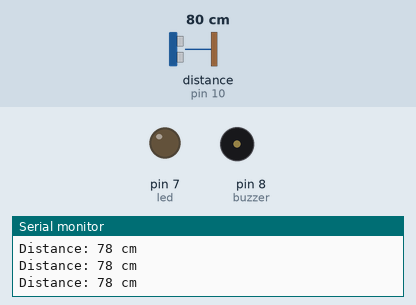
This sketch was run on a simulated Arduino Uno, built with avr-gcc and run on an emulated ATmega328P. Shown: output pins drawn as LEDs (lit = HIGH), buzzer (waves = sounding, pin HIGH), the last lines printed to the serial monitor. Wiring (inferred from the names in the program): ultrasonic range finder: trigger pin 9; echo pin 10. Inputs (shaded band) come from the test bench; at power-on: distance to the obstacle (sensor on pin 10) 80 cm. The echo pulse lasts 58.3 µs per cm; pins used as bus, display or sensor lines are not drawn.

Above: at 1.2 s.
1.3 s: distance to the obstacle (sensor on pin 10) set to 23 cm
2.8 s: distance to the obstacle (sensor on pin 10) set to 19 cm
At 3.6 s:
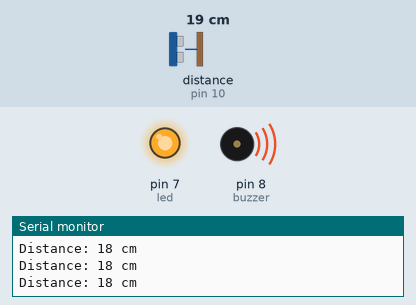
4.3 s: distance to the obstacle (sensor on pin 10) set to 35 cm
At 5.4 s:
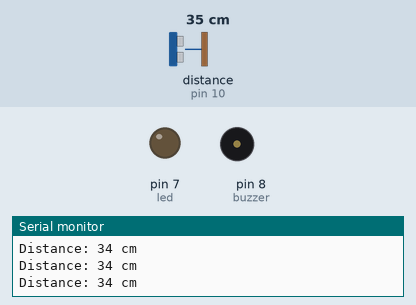
5.9 s: distance to the obstacle (sensor on pin 10) set to 2 cm
At 7.4 s:
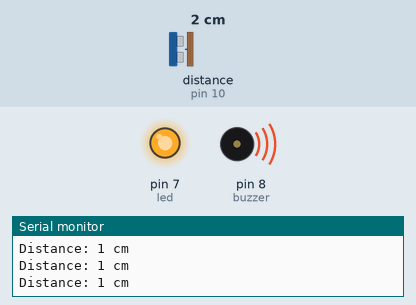
Timing chart, 0 to 8.5 s (numbered marks = the images above; inputs shaded):
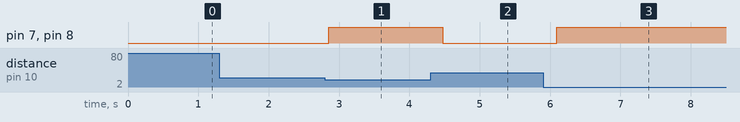

Measured:
- the behaviour switches between 22 and 21 cm on distance to the obstacle (sensor on pin 10) (found by bisection; images 0 and 1)
- after the input at 2.8 s, pin 7 (led), pin 8 (buzzer): LOW → HIGH after 0.05 s
- after the input at 4.3 s, pin 7 (led), pin 8 (buzzer): HIGH → LOW after 0.17 s
- after the input at 5.9 s, pin 7 (led), pin 8 (buzzer): LOW → HIGH after 0.19 s

The sketch:

SmartSecuritySystem.ino
```cpp
// Arduino Smart Security System using HC-SR04

const int trigPin = 9;
const int echoPin = 10;
const int buzzer = 8;
const int led = 7;

long duration;
int distance;

void setup() {
  pinMode(trigPin, OUTPUT);
  pinMode(echoPin, INPUT);
  pinMode(buzzer, OUTPUT);
  pinMode(led, OUTPUT);

  Serial.begin(9600);
}

void loop() {
  // Send ultrasonic pulse
  digitalWrite(trigPin, LOW);
  delayMicroseconds(2);

  digitalWrite(trigPin, HIGH);
  delayMicroseconds(10);

  digitalWrite(trigPin, LOW);

  // Read echo
  duration = pulseIn(echoPin, HIGH);

  // Calculate distance (cm)
  distance = duration * 0.034 / 2;

  Serial.print("Distance: ");
  Serial.print(distance);
  Serial.println(" cm");

  // Security condition
  if (distance > 0 && distance <= 20) {
    digitalWrite(led, HIGH);
    digitalWrite(buzzer, HIGH);
  } else {
    digitalWrite(led, LOW);
    digitalWrite(buzzer, LOW);
  }

  delay(200);
}
```
